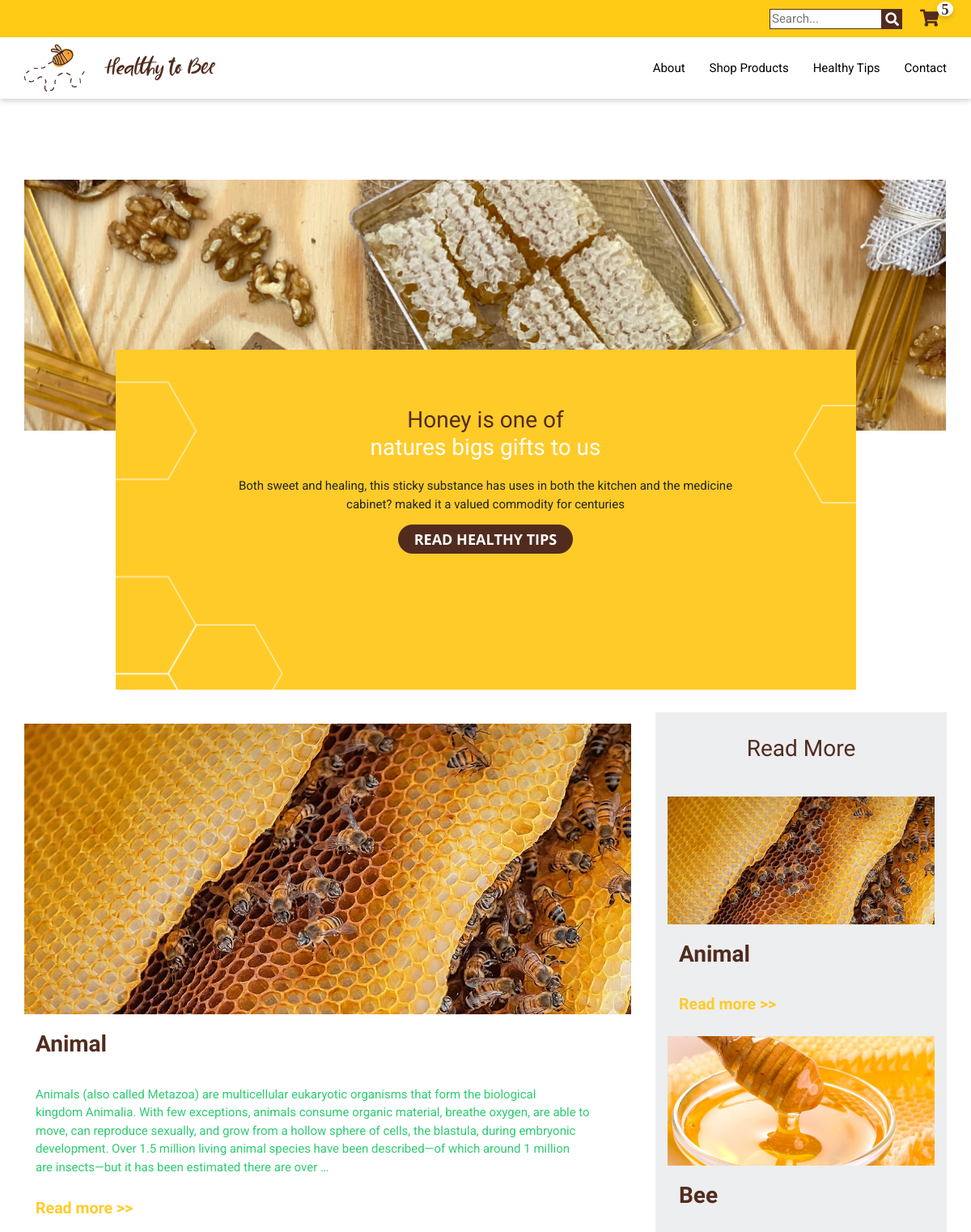
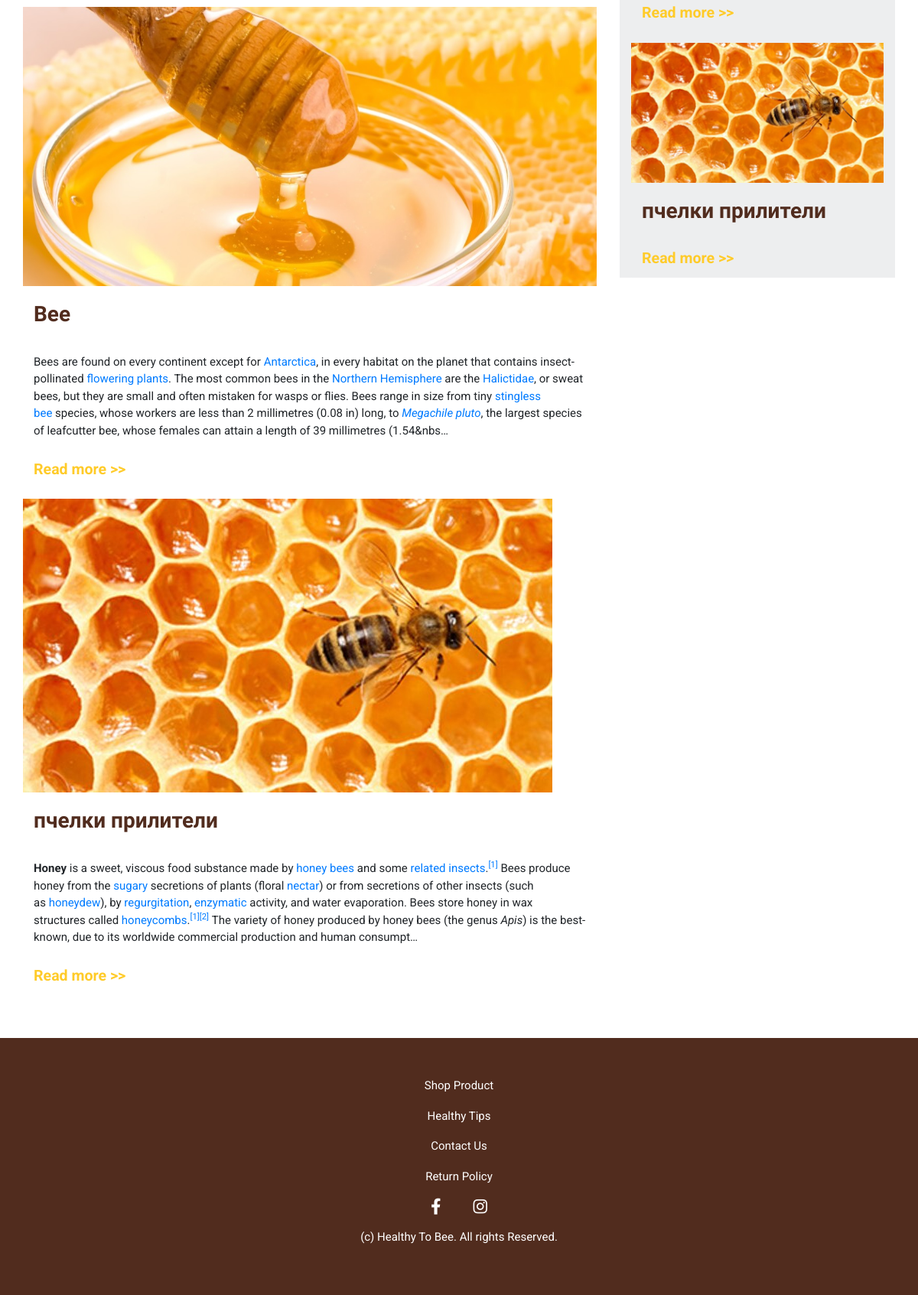
The app's page /tips/ with its own data (2 pictures, top to bottom).
### store/models.py (models this page shows, shortened)
class Post(models.Model):
    title = models.CharField(max_length=100)
    slug = models.SlugField(max_length=100, verbose_name='Title', unique=True)
    created_at = models.DateTimeField(auto_now_add=True)
    author = models.CharField(max_length=100)
    content = models.TextField(blank=True)
    first_photo = models.ImageField(upload_to='photo/%Y/%m/%d', verbose_name='main photo')
    views = models.IntegerField(default=0)
    tags = models.ManyToManyField(PostTag, related_name='posts')
    as_published = models.BooleanField(default=False)
    class Meta:
        ordering = ['-created_at']
        verbose_name = 'Post'
        verbose_name_plural = 'Posts'
    def get_absolute_url(self):
        return reverse('post', kwargs={"slug": self.slug})

### store/views.py (the view)
# urls.py: path('tips/', Tips.as_view(), name='tips'),
class Tips(ListView):
    model = Post
    template_name = 'store/tips.html'
    context_object_name = 'posts'
    paginate_by = 3
    def get_context_data(self, *, object_list=None, **kwargs):
        context = super().get_context_data(**kwargs)
        context['title'] = 'Tips'
        return context

### store/models.py (called while the page is built)
    def get_absolute_url(self):
        return reverse('category', kwargs={"slug": self.slug})

### store/templatetags/show_categories.py (called while the page is built)
@register.inclusion_tag('store/categories.html')
def show_categories(menu_class='submenu'):
    categories = Category.objects.all()
    return {'categories': categories, "menu_class": menu_class}

### store/templatetags/show_top_tips.py (called while the page is built)
@register.inclusion_tag('store/top_tips.html')
def show_top_tips(cnt=3):
    posts = Post.objects.order_by('-views')[:cnt]
    return {'posts': posts}

### store/templates/store/tips.html (shortened to what this page needs)
{% extends 'base.html' %}
{% load static %}
{% block content %}
{% load show_top_tips %}
<section id="section_healthyTips">
    <div class="wrapper">
        <div id="main_wide_banner"></div>
        <div id="main_overlay_banner" class="default_yellow_bg">
            <div class="inner_wrapper">
                <h2>
                    <span class="default_brown">Honey is one of</span><br>natures bigs gifts to us
                </h2>
                <p>
                    Both sweet and healing,
                    this sticky substance has uses in both the kitchen and the medicine cabinet? maked it a valued
                    commodity for centuries
                </p>
                <a href="/" class="link_button default_brown_bg">READ HEALTHY TIPS</a>
            </div>
        </div>
        <div id="healthyTips_bot">
            <div class="row">
                <div class=" col-lg-8 col-md-12 col-sm-12">
                    <div id="blog_left" class="blog">
                        <div class="container">
                            <div class="row">
                                {% for post in posts %}
                                <div class="card">
                                    <div class="card-img">
                                        <img align="center" src="{{post.first_photo.url}}" class="img-fluid">
                                    </div>
                                    <div class="card-body">
                                        <h1 class="card-title default_brown ">{{post.title}}</h1>
                                        <p class="card-text">
                                            {{post.content|truncatechars_html:555|safe}}
                                        </p>
                                    </div>
                                    <div class="card-footer">
                                        <a href="{{post.get_absolute_url}}" class="link_text  default_yellow">Read more
                                            >></a>
                                    </div>
                                </div>
                                {% endfor %}
                            </div>
                        </div>
                    </div>
                </div>
                {% show_top_tips %}
            </div>
        </div>
    </div>
</section>
</div>
{% endblock %}

### store/templates/store/top_tips.html
{% load static%}
<div class="col-lg-4 col-md-12 col-sm-12">
    <div id="blog_right" class="blog">
        <div class="container">
            <h1 class="text-center default_brown">Read More</h1>
            <div class="row">
                <div class="col-lg-12 col-md-6 col-sm-12">
                    {% for post in posts %}
                    <div class="card">
                        <div class="card-img">
                            <img align="center" src="{{post.first_photo.url}}" class="img-fluid">
                        </div>
                        <div class="card-body default_grey_bg">
                            <h3 class="card-title default_brown">{{post.title}}</h3>
                        </div>
                        <div class="card-footer default_grey_bg">
                            <a href="{% url 'blog'  %}" class="link_text  default_yellow">Read more
                                >></a>
                        </div>
                    </div>
                    {% endfor %}
                </div>
            </div>
        </div>
    </div>
</div>

### store/static/css/style.css (style rules this page uses)
html { font-size: 14px; }
body { font-family: 'Roboto'; font-size: 15px; overflow-x: hidden; }
.wrapper { max-width: 1140px; margin: 0 auto; }
h1, h2, h3, h4 { margin: 0px; font-family: 'Sansita Swashed'; padding-top: 20px; padding-bottom: 20px; }
h1, h2 { font-size: 2rem; }
h3 { font-size: 1.5rem; }
.blog { margin-bottom: 4rem; position: relative; }
.blog h1 { margin: 2rem; }
.blog .card { margin-top: 1rem; border: none; }
.blog .card-title { text-align: start; margin: 0; font-size: 2rem; }
.blog .card-body { padding: 0 1rem; }
.blog .card-footer { background-color: white; border-top: none !important; }
.default_brown { color: #512C1E; }
.default_brown_bg { background-color: #512C1E; }
.default_grey_bg { background-color: #EDEEEF !important; }
.default_yellow { color: #FFCB29; }
.default_yellow_bg { background-color: #FFCB29; }
a.link_text { font-size: 1.4rem; font-family: 'Roboto'; font-weight: bold; margin-top: 1.4rem; }
.link_button { height: 36px; line-height: 36px; padding-left: 20px; padding-right: 20px; color: #FFF; display: inline-block; margin: 0 auto; font-size: 18px; font-family: 'Open Sans'; font-weight: bold; border-radius: 100px; }
.card-footer { padding: .75rem 1rem; }
#blog_right h1 { margin: 0px; padding-top: 2rem; padding-bottom: 2rem; }
#blog_right { background-color: #EDEEEF; }
#blog_right .card { background: transparent; }

### store/static/css/mainpage.css (style rules this page uses)
#main_wide_banner { height: 310px; background-image: url(../img/main_banner_bg.png); margin-top:100px; background-repeat: no-repeat; background-size: cover; }
#main_overlay_banner { width:915px; height:420px; margin:0 auto; margin-top:-100px; background-image: url(../img/main_banner_overlay_bg.svg); background-size:915px 450px; padding-left:5px; padding-right:5px; padding-top:50px; padding-bottom: 70px; }
#main_overlay_banner h2 { color:#FFF; }
#main_overlay_banner .inner_wrapper { max-width:620px; margin:0 auto; text-align: center; }

### store/static/css/healthyTips.css (style rules this page uses)
#healthyTips_bot { margin-top:2rem; }
#main_wide_banner { height: 310px; background-image: url(../img/main_banner_bg.png); margin-top:100px; background-repeat: no-repeat; background-size: cover; }
#main_overlay_banner { width:915px; height:420px; margin:0 auto; margin-top:-100px; background-image: url(../img/main_banner_overlay_bg.svg); background-size:915px 450px; padding-left:5px; padding-right:5px; padding-top:50px; padding-bottom: 70px; }
#main_overlay_banner h2 { color:#FFF; }
#main_overlay_banner .inner_wrapper { max-width:620px; margin:0 auto; text-align: center; }

### store/static/css/individuaiproductpage.css (style rules this page uses)
.card-title { font-weight: bold; }

### records on screen
Post: first_photo (picture), title "Animal", content "Animals (also called Metazoa) are multicellular eukaryotic organisms that form the biological kingdom Animalia. With few exceptions, animals consume organic material , breathe oxygen , are able to move , can reproduce sexually , and grow from a hollow sphere of cells, the blastula , during embryonic development . Over 1.5 million living animal species have been described —of which around 1 million are insects —but it has been estimated there are over …"
Post: first_photo (picture), title "Bee", content "Bees are found on every continent except for Antarctica , in every habitat on the planet that contains insect-pollinated flowering plants . The most common bees in the Northern Hemisphere are the Halictidae , or sweat bees, but they are small and often mistaken for wasps or flies. Bees range in size from tiny stingless bee species, whose workers are less than 2 millimetres (0.08 in) long, to Megachile pluto , the largest species of leafcutter bee, whose females can attain a length of 39 millimetres (1.54&nbs…"
Post: first_photo (picture), title "пчелки прилители", content "Honey is a sweet, viscous food substance made by honey bees and some related insects . [1] Bees produce honey from the sugary secretions of plants (floral nectar ) or from secretions of other insects (such as honeydew ), by regurgitation , enzymatic activity, and water evaporation. Bees store honey in wax structures called honeycombs . [1] [2] The variety of honey produced by honey bees (the genus Apis ) is the best-known, due to its worldwide commercial production and human consumpt…"
